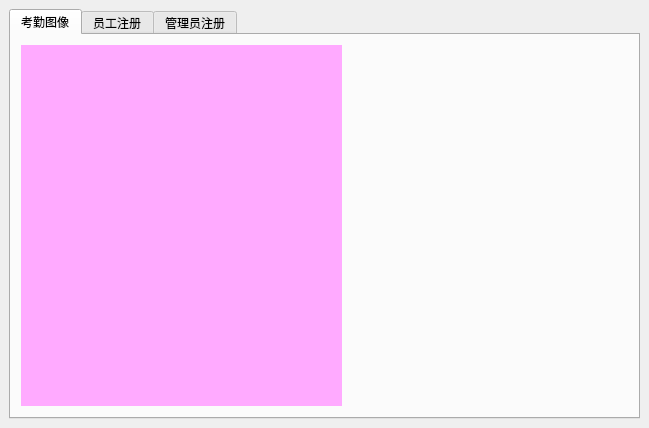
<?xml version="1.0" encoding="UTF-8"?>
<ui version="4.0">
 <class>AttendanceWin</class>
 <widget class="QMainWindow" name="AttendanceWin">
  <property name="geometry">
   <rect>
    <x>0</x>
    <y>0</y>
    <width>649</width>
    <height>428</height>
   </rect>
  </property>
  <property name="windowTitle">
   <string>AttendanceWin</string>
  </property>
  <widget class="QWidget" name="centralwidget">
   <layout class="QGridLayout" name="gridLayout">
    <item row="0" column="0">
     <widget class="QTabWidget" name="tabWidget">
      <property name="currentIndex">
       <number>0</number>
      </property>
      <widget class="QWidget" name="showWidget">
       <attribute name="title">
        <string>考勤图像</string>
       </attribute>
       <widget class="QLabel" name="picLb">
        <property name="geometry">
         <rect>
          <x>10</x>
          <y>10</y>
          <width>321</width>
          <height>361</height>
         </rect>
        </property>
        <property name="styleSheet">
         <string notr="true">background-color:rgb(255,170,255);</string>
        </property>
        <property name="text">
         <string/>
        </property>
       </widget>
      </widget>
      <widget class="RegisterWin" name="registerWidget">
       <attribute name="title">
        <string>员工注册</string>
       </attribute>
      </widget>
      <widget class="DregisterWin" name="selectWidget">
       <attribute name="title">
        <string>管理员注册</string>
       </attribute>
      </widget>
     </widget>
    </item>
   </layout>
  </widget>
 </widget>
 <customwidgets>
  <customwidget>
   <class>RegisterWin</class>
   <extends>QWidget</extends>
   <header location="global">registerwin.h</header>
   <container>1</container>
  </customwidget>
  <customwidget>
   <class>DregisterWin</class>
   <extends>QWidget</extends>
   <header>dregisterwin.h</header>
   <container>1</container>
  </customwidget>
 </customwidgets>
 <resources/>
 <connections/>
</ui>
